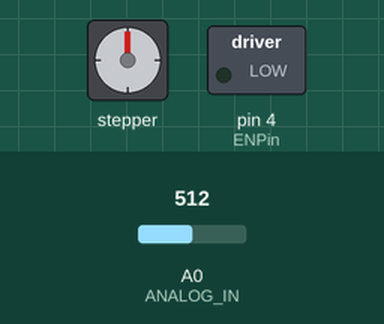
The sketch below on a simulated Arduino Uno, built with avr-gcc and run on an emulated ATmega328P. Parts: stepper motor, switched loads named in the sketch (green lamp = pin HIGH). Inputs (shaded band) come from the test bench; at power-on: A0 (ANALOG_IN) = 512. Stepper angles assume 200 steps per turn.

Above: at 1.2 s.
1.3 s: A0 (ANALOG_IN) set to 716
At 3.0 s:
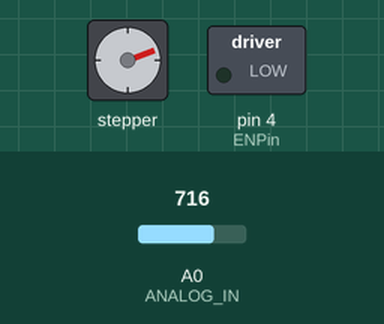
3.3 s: A0 (ANALOG_IN) set to 1023
At 4.9 s:
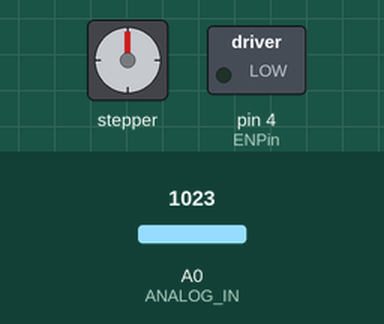
5.5 s: A0 (ANALOG_IN) set to 511
At 5.65 s:
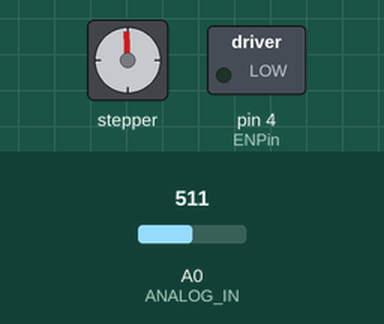
8.0 s: A0 (ANALOG_IN) set to 306
At 9.7 s:
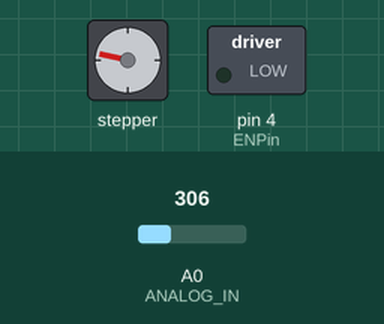
10.0 s: A0 (ANALOG_IN) set to 122
At 10.9 s:
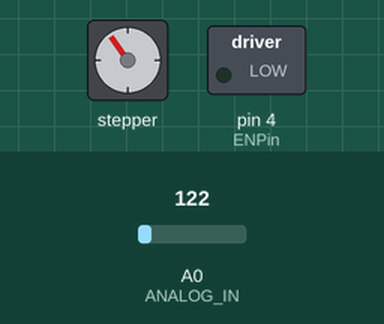
Timing chart, 0 to 13.0 s (numbered marks = the images above; inputs shaded):
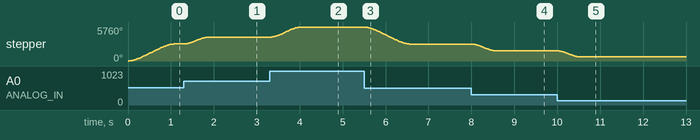

The sketch:

Microduinio_pot.ino
```cpp
#include <AccelStepper.h>

int motorSpeed = 9600; //maximum steps per second (about 3rps / at 16 microsteps)
int motorAccel = 80000; //steps/second/second to accelerate

int motorDirPin = 5; //digital pin 2
int motorStepPin = 6; //digital pin 3

const int ENPin =  4;      // the number of the LED pin

#define ANALOG_IN A0

AccelStepper stepper(1, motorStepPin, motorDirPin);

void setup(){
  Serial.begin(9600);
  pinMode(ENPin, OUTPUT);
  digitalWrite(ENPin, LOW);
  stepper.setMaxSpeed(motorSpeed);
  stepper.setSpeed(motorSpeed);
  stepper.setAcceleration(motorAccel);

}

void loop(){

  int analog_in = analogRead(ANALOG_IN);
  analog_in = map(analog_in, 0, 1023, 0, 3200);
  stepper.moveTo(analog_in);

  stepper.run();
}
```

Measured:
- after the input at 1.3 s, stepper: turns 1149° clockwise in 0.56 s, starting at once
- after the input at 3.3 s, stepper: turns 1730° clockwise in 0.73 s, starting at once
- after the input at 5.5 s, stepper: turns 2884° counter-clockwise in 1.0 s, starting at once
- after the input at 8.0 s, stepper: turns 1154° counter-clockwise in 0.57 s, starting at once
- after the input at 10.0 s, stepper: turns 1037° counter-clockwise in 0.52 s, starting at once
- by itself, stepper: keeps turning clockwise at about 2753°/s
